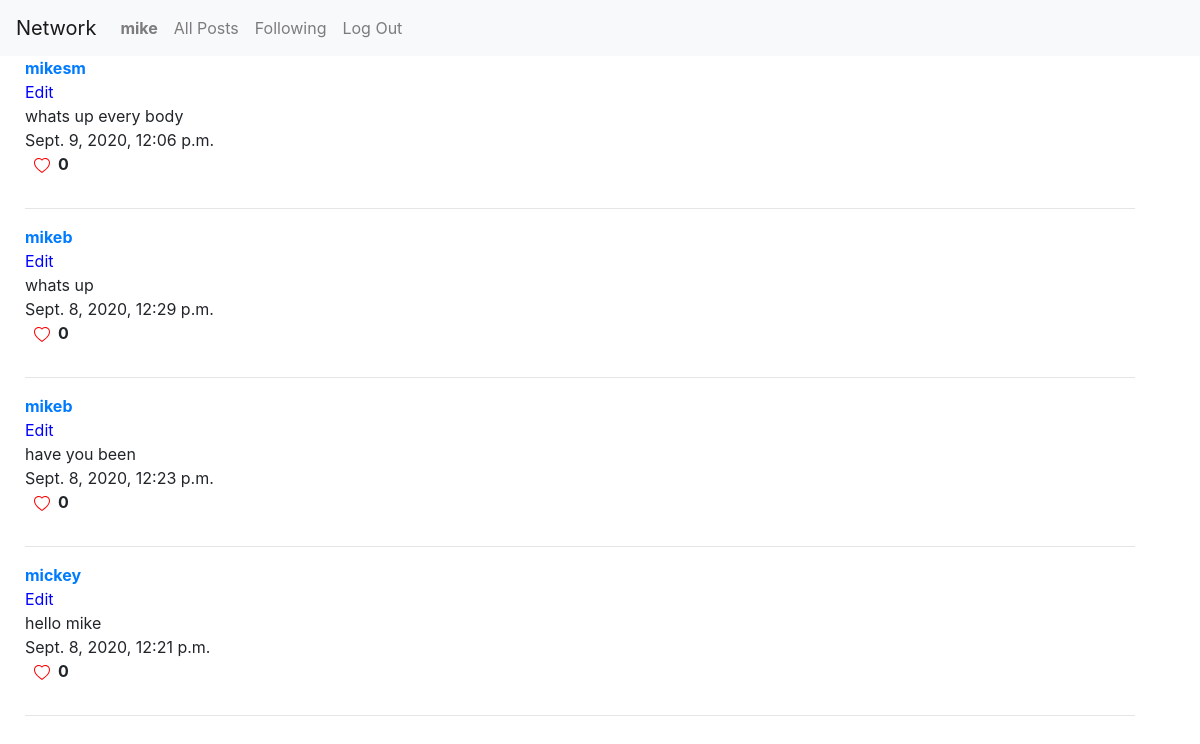
/following (signed in), run on the app's committed database.
### network/models.py (models this page shows, shortened)
class User(AbstractUser):
    pass

class Post(models.Model):
    user = models.ForeignKey(User, on_delete=models.CASCADE, related_name="poster")
    posts = models.TextField(max_length=260)
    time = models.DateTimeField(auto_now_add=True)
    like = models.ManyToManyField(User, blank=True, related_name="liked")

### network/views.py (the view)
# urls.py: path("following", views.following, name="following")
def following(request):
    following = Profile.objects.get(user=request.user).following.all()
    posts = Post.objects.filter(user__in=following).order_by('-time')
    paginator = Paginator(posts, 10)
    return render(request, "network/following.html", {
        "posts": posts
    })

### network/templates/network/following.html (shortened to what this page needs)
{% extends "network/layout.html" %}
{% block body %}
{% for post in posts %}
  <div style="margin-left: 10px;" class="container">
    <div><a href="{% url 'user' username=post.user.username %}"><strong>{{ post.user }}</strong></div></a>
    <div class="main">
        <button class="btn{{ post.id }}" onclick="edit('{{ post.id }}')" value="{{ post.id }}">Edit</button>
    </div>
    <div>{{ post.posts }}</div>
    <div>{{ post.time }}</div>
    <div class="row">
        <a href="javascript:like({{post.id}})" id="test">
            <div class="ml-4" id="heart-{{post.id}}">
            </div>
        </a>
        <div class="ml-2">
            <p class="font-weight-bold" id="likes-{{post.id}}">{{ post.like.all|length }}</p>
        </div>
    </div>
    <hr>
  </div>
{% endfor %}
{% endblock %}

### network/templates/network/layout.html (shortened to what this page needs)
{% load static %}
<!DOCTYPE html>
<html lang="en">
    <head>
        <link rel="stylesheet" href="https://stackpath.bootstrapcdn.com/bootstrap/4.4.1/css/bootstrap.min.css">
        <link rel="stylesheet" href="https://cdnjs.cloudflare.com/ajax/libs/font-awesome/4.7.0/css/font-awesome.min.css">
        <link href="{% static 'network/styles.css' %}" rel="stylesheet">
    </head>
    <body>
        <nav class="navbar navbar-expand-lg navbar-light bg-light">
            <a class="navbar-brand" href="#">Network</a>
            <div>
              <ul class="navbar-nav mr-auto">
                {% if user.is_authenticated %}
                    <li class="nav-item">
                        <a class="nav-link" href="{% url 'newpost' %}"><strong>{{ user.username }}</strong></a>
                    </li>
                {% endif %}
                <li class="nav-item">
                  <a class="nav-link" href="{% url 'index' %}">All Posts</a>
                </li>
                {% if user.is_authenticated %}
                    <li class="nav-item">
                        <a class="nav-link" href="{% url 'following'%}">Following</a>
                    </li>
                    <li class="nav-item">
                        <a class="nav-link" href="{% url 'logout' %}">Log Out</a>
                    </li>
                {% endif %}
              </ul>
            </div>
          </nav>
        <div class="body">
            {% block body %}
            {% endblock %}
        </div>
    </body>
</html>

### network/static/network/styles.css (style rules this page uses)
.main > button { padding: 0px; border: none; background: none; cursor: pointer; color: blue; outline: none; }

### data on the page
User: username "mike"
Post: user "mikesm", posts "whats up every body", time "Sept. 9, 2020, 12:06 p.m.", like.all|length "0"
Post: user "mikeb", posts "whats up", time "Sept. 8, 2020, 12:29 p.m.", like.all|length "0"
Post: user "mikeb", posts "have you been", time "Sept. 8, 2020, 12:23 p.m.", like.all|length "0"
Post: user "mickey", posts "hello mike", time "Sept. 8, 2020, 12:21 p.m.", like.all|length "0"
